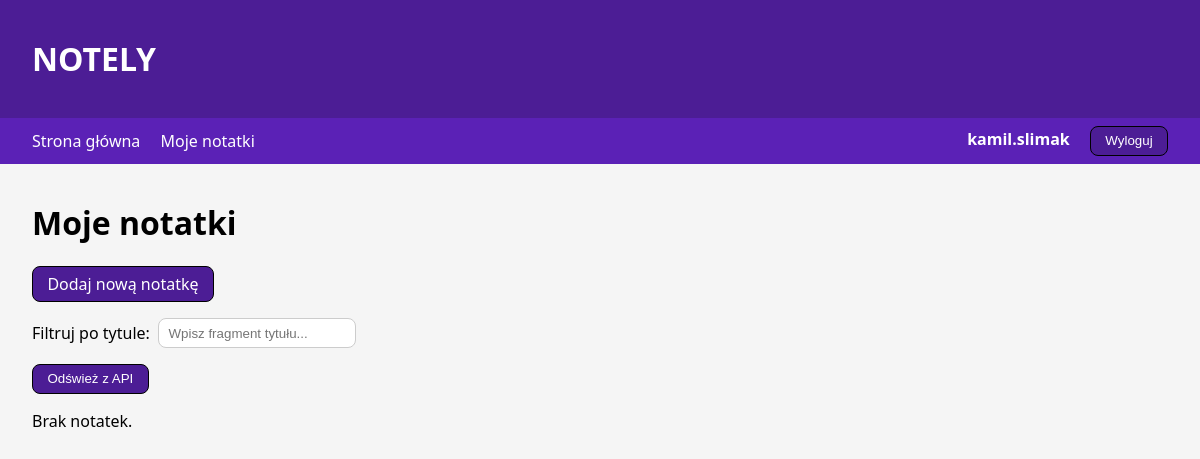
Before: /notes/ (signed in) with the older database file.
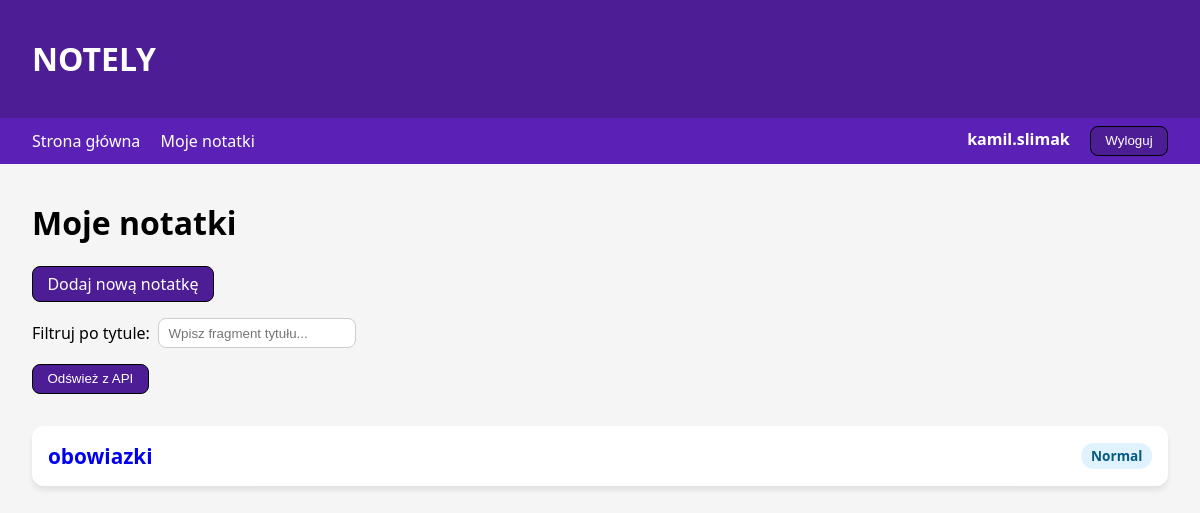
After: the same page with the newer database file.
### blog/models.py (models this page shows, shortened)
class Note(models.Model):
    PRIORITY_CHOICES = [
        (1, 'Low'),
        (2, 'Normal'),
        (3, 'High'),
    ]
    title = models.CharField(max_length=200)
    content = models.TextField()
    priority = models.IntegerField(choices=PRIORITY_CHOICES, default=2)
    is_pinned = models.BooleanField(default=False)
    due_date = models.DateField(null=True, blank=True)
    created_at = models.DateTimeField(auto_now_add=True) # automatycznie ustawiana
    updated_at = models.DateTimeField(auto_now=True) # automatycznie ustawiana
    owner = models.ForeignKey(User, on_delete=models.CASCADE, related_name='notes')
    category = models.ForeignKey(Category, on_delete=models.SET_NULL, null=True, blank=True, related_name='notes')

### blog/views.py (the view)
# urls.py: path('notes/', views.note_list, name='note_list'),
@login_required
def note_list(request):
    notes = Note.objects.filter(owner=request.user).order_by('-is_pinned', '-updated_at')
    return render(request, 'blog/note_list.html', {'notes': notes}) # renderujemu listę notatek

### templates/blog/note_list.html (shortened to what this page needs)
{% extends "base.html" %}
{% block content %}
<h1>Moje notatki</h1>
<p><a href="{% url 'blog:note_create' %}" class="btn">
    Dodaj nową notatkę
</a>
</p>
<div class="filter-bar">
    <label for="note-filter">Filtruj po tytule:</label>
    <input type="text" id="note-filter" placeholder="Wpisz fragment tytułu...">
</div>
<div class="actions-bar">
    <button type="button" class ='btn' id="refresh-notes">Odśwież z API</button>
</div>
<div id="note-list">
    {% if notes %}
        {% for note in notes %}
            <div class="note-item">
                <a href="{% url 'blog:note_detail' note.pk %}">
                    {% include "blog/partials/_note_card.html" with note=note %}
                </a>
            </div>
        {% endfor %}
    {% else %}
        <p>Brak notatek.</p>
    {% endif %}
</div>
{% endblock %}

### templates/base.html (shortened to what this page needs)
{% load static %}
<!DOCTYPE html>
<html lang="pl">
<head>
    <link rel="stylesheet" href="{% static 'css/styles.css' %}">
</head>
<body>
<header class="site-header">
    <h1 class="app-title"><a href="{% url 'blog:home' %}">NOTELY</a></h1>
</header>
<nav class="main-nav">
    <div class="nav-left">
        <a href="{% url 'blog:home' %}">Strona główna</a>
        <a href="{% url 'blog:note_list' %}">Moje notatki</a>
    </div>
    <div class="nav-right">
        {% if user.is_authenticated %}
            <span class="nav-username">{{ user.username }}</span>
            <form action="{% url 'logout' %}" method="post" style="display:inline;">
                <button type="submit" class="btn">Wyloguj</button>
            </form>
        {% else %}
            <a href="{% url 'login' %}">Logowanie</a>
            <a href="{% url 'blog:register' %}">Rejestracja</a>
        {% endif %}
    </div>
</nav>
<main>
    {% block content %}{% endblock %}
</main>
</body>
</html>

### templates/blog/partials/_note_card.html
<div class="note-card">
    <div class="note-card-header">
        <h2 class="note-title">{{ note.title }}</h2>
        <span class="note-priority note-priority-{{ note.priority }}">
            {{ note.get_priority_display }}
        </span>
    </div>
</div>

### static/css/styles.css (style rules this page uses)
body { font-family: system-ui, -apple-system, BlinkMacSystemFont, "Segoe UI", sans-serif; margin: 0; padding: 0; background: #f5f5f5; }
a { text-decoration: none; }
header { background: #ADD8E6; color: black; padding: 1rem 2rem; display: flex; justify-content: space-between; align-items: center; }
.site-header { background: #4c1d95; color: white; padding: 1rem 2rem; }
.app-title a { color: white; text-decoration: none; }
.main-nav { background: #5b21b6; color: white; padding: 0.5rem 2rem; display: flex; justify-content: space-between; align-items: center; }
.main-nav a { color: white; margin-right: 1rem; text-decoration: none; }
.nav-username { margin-right: 1rem; font-weight: 600; }
main { padding: 1rem 2rem; }
.note-card { background: white; padding: 1rem 1rem; margin-bottom: 1rem; border-radius: 0.75rem; box-shadow: 0 0.3rem 0.3rem rgba(15, 23, 42, 0.08); margin-top: 2rem; }
.note-card-header { display: flex; justify-content: space-between; align-items: center; }
.note-title { font-size: 1.3rem; font-weight: 600; margin: 0; }
.note-priority { padding: 0.2rem 0.6rem; border-radius: 2rem; font-size: 0.85rem; font-weight: 600; }
.note-priority-2 { background: #e0f2fe; color: #075985; }
.filter-bar { margin: 1rem 0; display: flex; flex-wrap: wrap; gap: 0.5rem; align-items: center; }
.filter-bar input[type="text"] { padding: 0.4rem 0.6rem; border-radius: 0.5rem; border: 0.1rem solid #ccc; min-width: 10rem; }
.btn { display: inline-block; padding: 0.4rem 0.9rem; background: #4c1d95; color: white; border: 1px solid black; border-radius: 0.5rem; text-decoration: none; cursor: pointer; }

Changed rows visible on the page:
added Note: title "obowiazki", priority "Normal"
Other visible differences:
text no longer shown: "Brak notatek."
